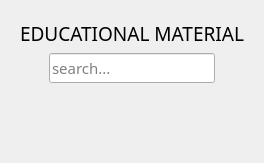
      <widget class="QWidget" name="page_9">
       <layout class="QVBoxLayout" name="verticalLayout_13">
        <item>
         <widget class="QWidget" name="widget_7" native="true">
          <property name="sizePolicy">
           <sizepolicy hsizetype="Preferred" vsizetype="Fixed">
            <horstretch>0</horstretch>
            <verstretch>0</verstretch>
           </sizepolicy>
          </property>
          <layout class="QVBoxLayout" name="verticalLayout_14">
           <item>
            <widget class="QLabel" name="skachat_ychebnik_text_2">
             <property name="sizePolicy">
              <sizepolicy hsizetype="MinimumExpanding" vsizetype="Fixed">
               <horstretch>0</horstretch>
               <verstretch>0</verstretch>
              </sizepolicy>
             </property>
             <property name="font">
              <font>
               <family>Rubik</family>
               <pointsize>14</pointsize>
               <bold>false</bold>
              </font>
             </property>
             <property name="styleSheet">
              <string notr="true"/>
             </property>
             <property name="text">
              <string>EDUCATIONAL MATERIAL</string>
             </property>
             <property name="alignment">
              <set>Qt::AlignmentFlag::AlignCenter</set>
             </property>
            </widget>
           </item>
           <item>
            <layout class="QHBoxLayout" name="horizontalLayout_10">
             <property name="spacing">
              <number>0</number>
             </property>
             <item>
              <widget class="QPushButton" name="search_button">
               <property name="minimumSize">
                <size>
                 <width>29</width>
                 <height>29</height>
                </size>
               </property>
               <property name="maximumSize">
                <size>
                 <width>29</width>
                 <height>29</height>
                </size>
               </property>
               <property name="font">
                <font>
                 <family>Segoe UI Semibold</family>
                 <pointsize>11</pointsize>
                 <bold>true</bold>
                </font>
               </property>
               <property name="cursor">
                <cursorShape>PointingHandCursor</cursorShape>
               </property>
               <property name="styleSheet">
                <string notr="true">QPushButton {
	    border-top-left-radius: 10px;
    border-bottom-left-radius: 10px;
    color: white;
    border-radius: 0px;
}

QPushButton:hover{
	border-top-left-radius: 10px;
    border-bottom-left-radius: 10px;

}

QPushButton:pressed{
	border-top-left-radius: 10px;
    border-bottom-left-radius: 10px;

}

</string>
               </property>
               <property name="text">
                <string/>
               </property>
               <property name="icon">
                <iconset>
                 <normaloff>icons/dark/search.png</normaloff>icons/dark/search.png</iconset>
               </property>
               <property name="iconSize">
                <size>
                 <width>26</width>
                 <height>26</height>
                </size>
               </property>
               <property name="checkable">
                <bool>true</bool>
               </property>
               <property name="autoRepeat">
                <bool>false</bool>
               </property>
               <property name="autoExclusive">
                <bool>true</bool>
               </property>
              </widget>
             </item>
             <item>
              <widget class="QLineEdit" name="search_lineedit">
               <property name="font">
                <font>
                 <family>Rubik</family>
                 <pointsize>11</pointsize>
                </font>
               </property>
               <property name="placeholderText">
                <string>search...</string>
               </property>
              </widget>
             </item>
             <item>
              <widget class="QPushButton" name="search_reset">
               <property name="minimumSize">
                <size>
                 <width>29</width>
                 <height>29</height>
                </size>
               </property>
               <property name="maximumSize">
                <size>
                 <width>29</width>
                 <height>29</height>
                </size>
               </property>
               <property name="font">
                <font>
                 <family>Segoe UI Semibold</family>
                 <pointsize>11</pointsize>
                 <bold>true</bold>
                </font>
               </property>
               <property name="cursor">
                <cursorShape>PointingHandCursor</cursorShape>
               </property>
               <property name="styleSheet">
                <string notr="true">QPushButton {
	border-top-right-radius: 10px;
    border-bottom-right-radius: 10px;
    color: white;
    border-radius: 0px;
}
QPushButton:hover {
	border-top-right-radius: 10px;
    border-bottom-right-radius: 10px;
}
QPushButton:pressed {
	border-top-right-radius: 10px;
    border-bottom-right-radius: 10px;

}
</string>
               </property>
               <property name="text">
                <string/>
               </property>
               <property name="icon">
                <iconset>
                 <normaloff>icons/dark/close_app.png</normaloff>icons/dark/close_app.png</iconset>
               </property>
               <property name="iconSize">
                <size>
                 <width>26</width>
                 <height>26</height>
                </size>
               </property>
               <property name="checkable">
                <bool>true</bool>
               </property>
               <property name="autoRepeat">
                <bool>false</bool>
               </property>
               <property name="autoExclusive">
                <bool>true</bool>
               </property>
              </widget>
             </item>
            </layout>
           </item>
          </layout>
         </widget>
        </item>
        <item>
         <widget class="QWidget" name="widget_9" native="true">
          <layout class="QGridLayout" name="gridLayout_2">
           <item row="2" column="0">
            <widget class="QWidget" name="search_widget_3" native="true">
             <property name="styleSheet">
              <string notr="true"/>
             </property>
            </widget>
           </item>
           <item row="0" column="0" colspan="3">
            <widget class="QWidget" name="widget_16" native="true">
             <layout class="QVBoxLayout" name="verticalLayout_15"/>
            </widget>
           </item>
           <item row="1" column="1">
            <widget class="QWidget" name="search_widget_2" native="true">
             <property name="styleSheet">
              <string notr="true"/>
             </property>
            </widget>
           </item>
           <item row="3" column="1">
            <widget class="QWidget" name="search_widget_5" native="true">
             <property name="styleSheet">
              <string notr="true"/>
             </property>
            </widget>
           </item>
           <item row="1" column="2" rowspan="3">
            <widget class="QWidget" name="search_widget_7" native="true">
             <property name="styleSheet">
              <string notr="true"/>
             </property>
            </widget>
           </item>
           <item row="2" column="1">
            <widget class="QWidget" name="search_widget_4" native="true">
             <property name="styleSheet">
              <string notr="true"/>
             </property>
            </widget>
           </item>
           <item row="3" column="0">
            <widget class="QWidget" name="search_widget_6" native="true">
             <property name="styleSheet">
              <string notr="true"/>
             </property>
            </widget>
           </item>
           <item row="1" column="0">
            <widget class="QWidget" name="search_widget" native="true">
             <property name="styleSheet">
              <string notr="true"/>
             </property>
            </widget>
           </item>
          </layout>
         </widget>
        </item>
       </layout>
      </widget>
